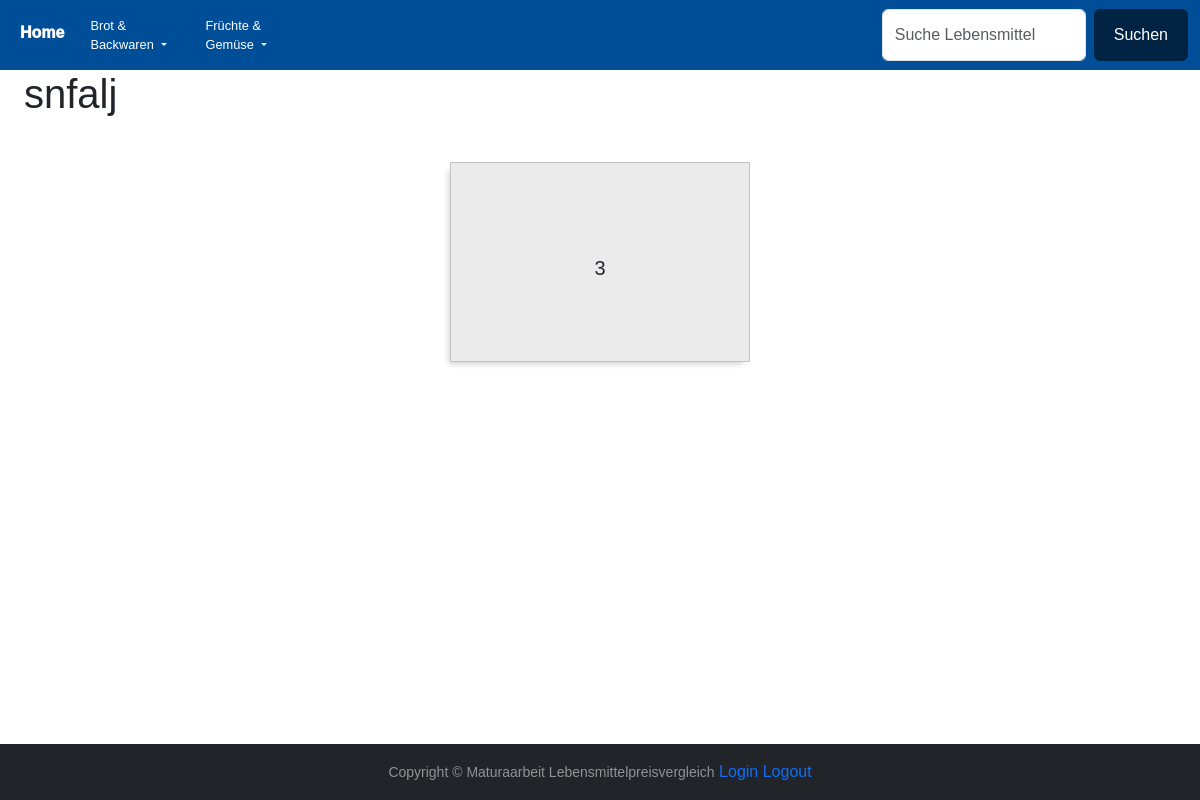
Screenshot of /lebensmittel/snfalj with the database file from the repository.
### app.py (models this page shows)
class Produkt(db.Model):
    id = db.Column(db.Integer, primary_key=True)
    preis = db.Column(db.Numeric(scale=2), unique=False, nullable=False)
    lebensmittel = db.Column(db.String(120), unique=False, nullable=False)
    quali = db.Column(db.String(120), unique=False, nullable=False)
    laden= db.Column(db.String(120), unique=False, nullable=False)
    produktname = db.Column(db.String(120), unique=False, nullable=False)
    kategorie = db.Column(db.String(120), unique=False, nullable=False)
    zusatz = db.Column(db.Numeric(scale=2), unique=False, nullable=True)

### app.py (the view)
@app.route("/lebensmittel/<lebensmittelbezeichnung>")
def lebensmittel(lebensmittelbezeichnung):
    categories = Produkt.query.group_by(Produkt.kategorie).distinct()
    categories = list(categories)
    lebensmittel = db.session.execute(db.select(Produkt).group_by(Produkt.lebensmittel)).scalars()
    lebensmittel=list(lebensmittel)
    results = db.session.query(Produkt).filter(Produkt.lebensmittel == lebensmittelbezeichnung).group_by(Produkt.produktname).all()
    results = list(results)
    searched = lebensmittelbezeichnung
    return render_template("lebensmittel_results.html", results=results, searched=searched, categories=categories, lebensmittel=lebensmittel)

### app.py (called while the page is built)
@app.before_request
def before_request():
    g.user = None
    if "user" in session:
        g.user = session["user"]

### templates/lebensmittel_results.html (shortened to what this page needs)
{% extends "base.html" %}
{% block content %}
<h1> {{ searched }} </h1>
<br>
<div class="cards">
    {% for result in results%}
        <a href="{{ url_for("product", produktname=result.produktname) }}">
            <div class="card">
                <div class="card_content">
                    <br>
                    <div>
                    </div>
                    <br>
                    <div>
                        {{result.produktname}}
                    </div>
                </div>
            </div>
        </a>
    {% endfor %}
</div>
{% endblock %}

### templates/base.html (shortened to what this page needs)
<!doctype html>
<html lang="en">
  <head>
    <link href="https://cdn.jsdelivr.net/npm/bootstrap@5.3.0-alpha3/dist/css/bootstrap.min.css" rel="stylesheet">
    <link rel="stylesheet" href="/static/style.css">
  </head>
  <body>
    <nav class="navbar navbar-expand-lg bg-body-primary" id="navbar">
      <div class="container-fluid">
        <div class="collapse navbar-collapse" id="navbarSupportedContent">
          <ul class="navbar-nav me-auto mb-2 mb-lg-0 ">
            <li class="nav-item">
              <a class="nav-link home weisseschrift center-vertical" aria-current="page" href="{{ url_for("home") }}">Home</a>
            </li>
            {% for category in categories %}
            <li class="nav-item dropdown">
               <a class="nav-link dropdown-toggle weisseschrift breite wrap-text shadow-none" href="{{ url_for("kategorie", kategorie=category.kategorie) }}" role="button" data-bs-toggle="dropdown" aria-expanded="false">
                 {{ category.kategorie }}
               </a>
            </li>
          {% endfor %}
           </ul>
          <form method="POST" action="{{ url_for("search") }}" class="d-flex" role="search">
            <input class="form-control me-2" type="search" placeholder="Suche Lebensmittel" aria-label="Search" name="searched" required>
            <button class="btn search" type="submit">Suchen</button>
          </form>
        </div>
      </div>
    </nav>
    <div class="content-page">
      {%block content%}
      {%endblock%}
    </div>
    <footer id="sticky-footer" class="flex-shrink-0 py-3 bg-dark text-white-50">
      <div class="container text-center">
       <small>Copyright &copy; Maturaarbeit Lebensmittelpreisvergleich</small>
       <a href="{{ url_for("login") }}">Login</a>
       <a href="{{ url_for("dropsession") }}">Logout</a>
      </div>
    </footer>
  </body>
</html>

### static/style.css (style rules this page uses)
:root { --bs-blue: #0d6efd; --bs-indigo: #6610f2; --bs-purple: #6f42c1; --bs-pink: #d63384; --bs-red: #dc3545; --bs-orange: #fd7e14; --bs-yellow: #ffc107; --bs-green: #198754; --bs-teal: #20c997; --bs-cyan: #0dcaf0; --bs-white: #fff; --bs-gray: #6c757d; --bs-gray-dark: #343a40; --bs-primary: #0d6efd; --bs-secondary: #6c757d; --bs-success: #198754; --bs-info: #0dcaf0; --bs-warning: #ffc107; --bs-danger: #dc3545; --bs-light: #f8f9fa; --bs-dark: #212529; --bs-font-sans-serif: system-ui, -apple-system, "Segoe UI", Roboto, "Helvetica Neue", Arial, "Noto Sans", "Liberation Sans", sans-serif, "Apple Color Emoji", "Segoe UI Emoji", "Segoe UI Symbol", "Noto Color Emoji"; --bs-font-monospace: SFMono-Regular, Menlo, Monaco, Consolas, "Liberation Mono", "Courier New", monospace; --bs-gradient: linear-gradient(180deg, rgba(255, 255, 255, 0.15), rgba(255, 255, 255, 0)); }
.navbar { font-size: 0.8em; font-weight: 500; background-color: #004e98ff; outline: none !important; }
.weisseschrift { color: white; }
.home { font-size: 1.25em; font-weight: 1000; }
#sticky-footer { position: fixed; bottom: 0; width: 100%; }
body { margin-bottom: 100px; }
.container { max-width: 1000px; margin-left: auto; margin-right: auto; padding-left: 10px; padding-right: 10px; }
.content-page { margin: 0 2%; }
.btn { border: 2px white; background-color:rgb(0, 35, 67); color: white; padding: 14px 20px; font-size: 16px; cursor: pointer; }
.search { border-color: white; color: white; }
.cards { display: flex; justify-content:center; align-items: flex-start; flex-wrap: wrap; grid-template-columns: repeat(auto-fill, minmax(400px, 1fr)); gap: 20px; text-align: center; font-family: sans-serif; }
.card { box-shadow: -4px 5px 6px -3px rgba(0, 0, 0, 0.194); transition: 0.2s; width: 300px; height: 200px; background-color: #ebebebff; border-style:solid; border-width: 0.5px; border-radius: 1px; }
.card_content { line-height: 1.5; font-size: 1.25em; font-weight: 400; text-align: center; justify-content: center; }
a:link, a:visited { text-decoration: none; }
.breite { width: 30px; }
.breite { width: 115px; display: block; }
.wrap-text { white-space: normal; word-wrap:normal; max-width: 90%; color: #fff !important; }
.center-vertical { line-height: 30px; padding-top: 10px; margin-right: 10px; }
body { font-family: "Helvetica", Arial, sans-serif; }

### rows the page displays
Produkt: kategorie "Brot & Backwaren", lebensmittel "snfalj", produktname "3"
Produkt: kategorie "Früchte & Gemüse"
